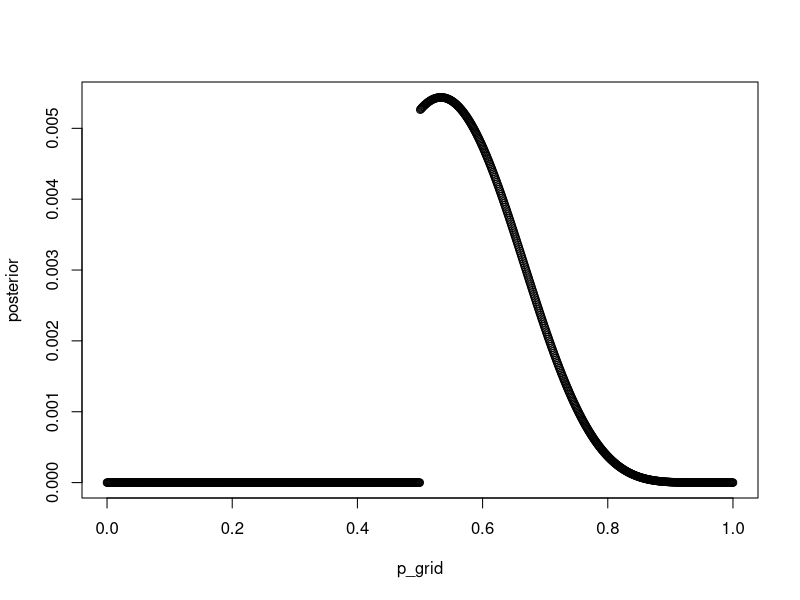

Recreate this plot in R. (Note: this script raises an error after producing the figure.)
n <- 15
w <- 8
p_grid <- seq(from=0, to=1, length.out = 1000)
prior <- ifelse(p_grid < 0.5, 0, 1)
likelihood <- dbinom(w, size=n, prob=p_grid)
posterior <- likelihood*prior
posterior <- posterior/sum(posterior)
samples <- sample(p_grid, prob=posterior, size = 1e4, replace=TRUE)
plot(posterior ~ p_grid)

# #we want a posterior predictive check for the model and data
prob_of_8_15 <- rbinom(1e4, size=n, prob=samples)
simplehist(prob_of_8_15)

prob_of_6_9 <- rbinom(1e4, size=9, prob=samples)
simplehist(prob_of_6_9)